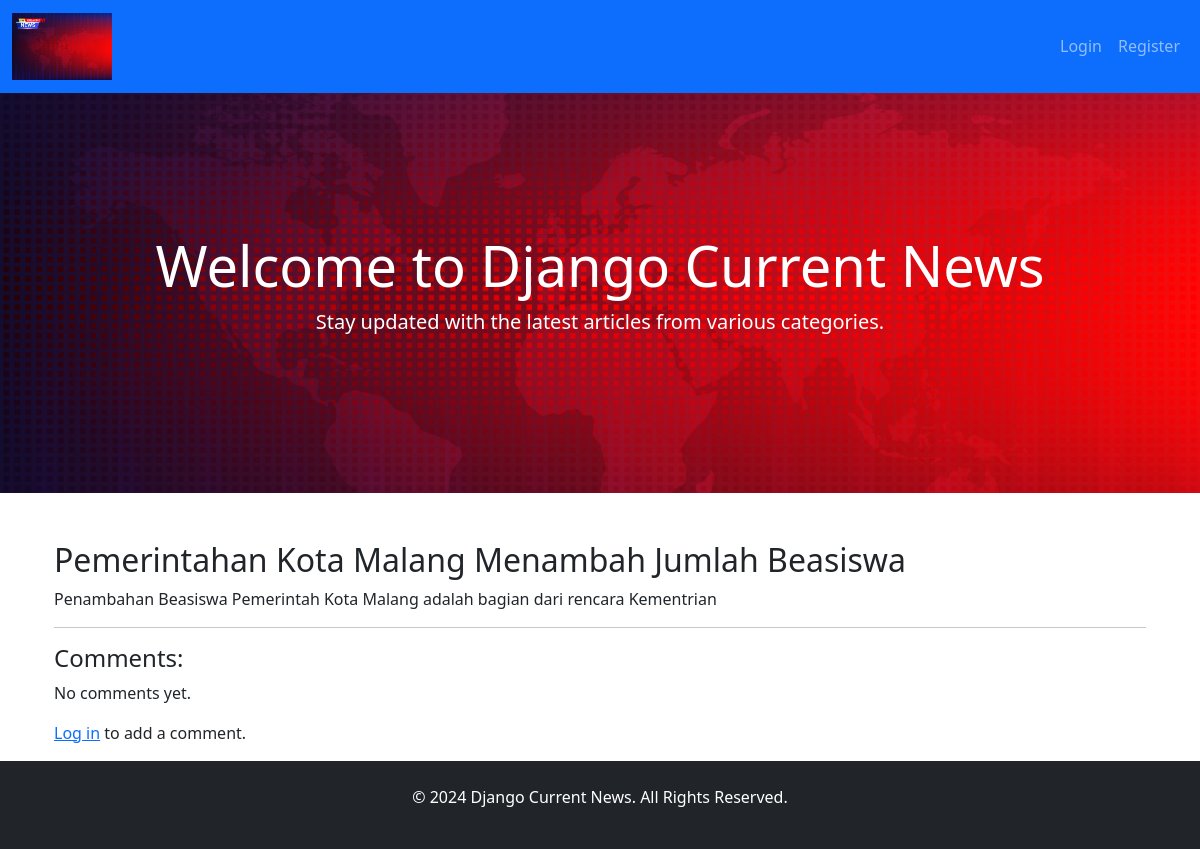
The app's page /article/1/ with its own data.
### articles/models.py (models this page shows, shortened)
class Article(models.Model):
    title = models.CharField(max_length=200)
    slug = models.SlugField(unique=True, blank=True)  # Field slug ditambahkan
    content = models.TextField()
    created_at = models.DateTimeField(auto_now_add=True)
    updated_at = models.DateTimeField(auto_now=True)
    author = models.ForeignKey(User, on_delete=models.CASCADE)
    category = models.ForeignKey(Category, on_delete=models.CASCADE, related_name='articles')
    class Meta:
        verbose_name = "Article"
        verbose_name_plural = "Articles"
        ordering = ['-created_at']  # Urutkan artikel berdasarkan waktu pembuatan (terbaru di atas)

### articles/views.py (the view)
# urls.py: path('article/<int:pk>/', views.ArticleDetailView.as_view(), name='article_detail'),
class ArticleDetailView(DetailView):
    model = Article
    template_name = 'article_detail.html'
    context_object_name = 'article'

### templates/article_detail.html
{% extends 'base.html' %}
{% block content %}
    <div class="container mt-4">
        <h2>{{ article.title }}</h2>
        <p>{{ article.content }}</p>
        <hr>
        <h4>Comments:</h4>
        {% for comment in article.comments.all %}
            <div class="mb-3 border p-3 rounded">
                <strong>{{ comment.author.username }}</strong> on {{ comment.created_at|date:"F j, Y" }}:
                <p>{{ comment.text }}</p>
            </div>
        {% empty %}
            <p>No comments yet.</p>
        {% endfor %}
        {% if user.is_authenticated %}
            <form method="post" class="mt-4">
                {% csrf_token %}
                <div class="mb-3">
                    <textarea class="form-control" name="comment" rows="3" placeholder="Add a comment..."></textarea>
                </div>
                <button type="submit" class="btn btn-primary">Submit</button>
            </form>
        {% else %}
            <p><a href="{% url 'login' %}">Log in</a> to add a comment.</p>
        {% endif %}
    </div>
{% endblock %}

### records on screen
Article: title "Pemerintahan Kota Malang Menambah Jumlah Beasiswa", content "Penambahan Beasiswa Pemerintah Kota Malang adalah bagian dari rencara Kementrian"
